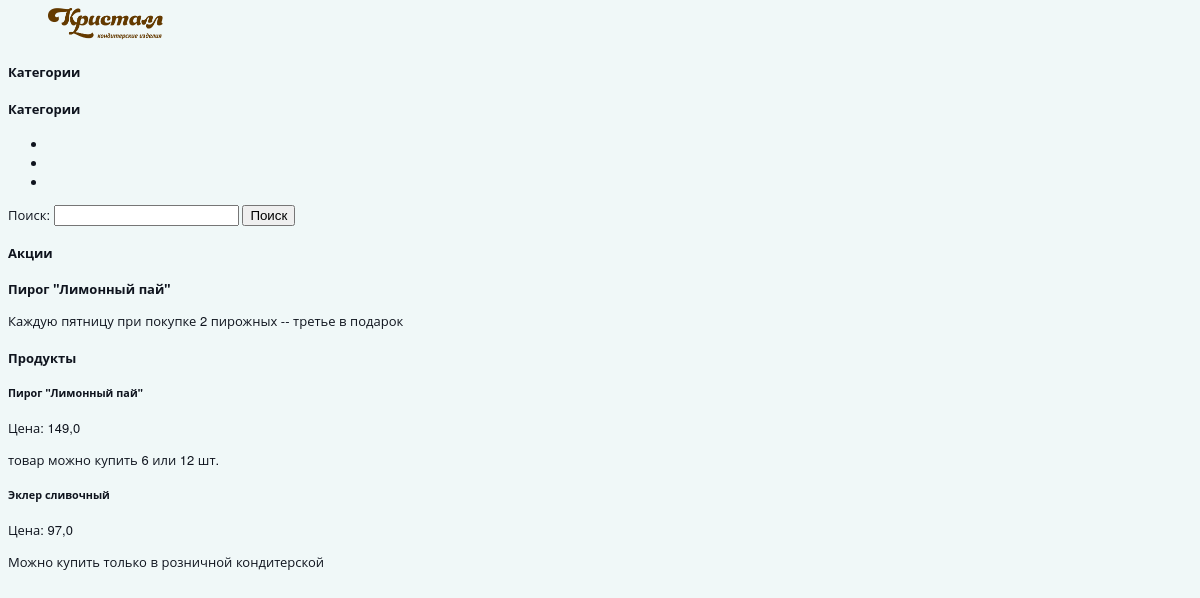
The app's page /main/catalog/ with its own data.
### crystal/apps/main/models.py (models this page shows, shortened)
class Promotion(models.Model):
    product = models.OneToOneField(Product, on_delete=models.CASCADE, related_name='promotion')
    description = models.TextField('Описание акции')
    class Meta:
        verbose_name = 'Акция'
        verbose_name_plural = 'Акции'

class Product(models.Model):
    title = models.CharField('Наименование', max_length=75)
    content = models.TextField('Описание продукта', null=True, blank=True)
    width = models.CharField('Вес', max_length=10, null=True)
    price = models.FloatField('Цена', null=True, blank=True)
    new_product = models.BooleanField('новинка', default = False)
    time_create = models.DateField('Дата создания',auto_now_add=True, db_index=True)
    time_update = models.DateField(auto_now=True)
    categorys = models.ForeignKey(Category, on_delete=models.SET_NULL, null=True, blank=True)
    image = models.ImageField('Изображение', upload_to='products/', null=True, blank=True)
    class Meta:
        verbose_name='Продукт'
        verbose_name_plural='Продукты'
        ordering = ['time_create', 'title'] # Сортируем сначала по дате и времени создания продукта, затем по имени

### crystal/apps/main/views.py (the view)
# urls.py: path('catalog/', catalog, name='catalog_url'),
def catalog(request):
    categories = Category.objects.all()
    products = Product.objects.all()
    promotions = Promotion.objects.filter(product__in=products)
    if 'query' in request.GET:
        form = ProductSearchForm(request.GET)
        if form.is_valid():
            query = form.cleaned_data['query']
            products = products.filter(title__icontains=query)
    else:
        form = ProductSearchForm()
    context = {
        'categories': categories,
        'products': products,
        'promotions': promotions,
        'form': form,
    }
    return render(request, 'catalog.html', context)

### crystal/apps/main/forms.py
class ProductSearchForm(forms.Form):
    query = forms.CharField(label='Поиск', max_length=100)

### crystal/apps/main/templates/catalog.html (shortened to what this page needs)
{% extends 'base.html' %}
{% block content %}
<div class="container">
    <div class="row">
        <div class="col-md-3">
            <h4>Категории</h4>
        </div>
 <div class="col-md-3">
   <h4>Категории</h4>
   <ul class="list-group">
       {% for category in categories %}
       <li class="list-group-item">
       </li>
       {% endfor %}
   </ul>
</div>
        <div class="col-md-9">
            <form method="get">
                {{ form.query.label }}: {{ form.query }}
                <button type="submit">Поиск</button>
            </form>
            <div class="promotions">
                <h4>Акции</h4>
                {% for promotion in promotions %}
                    <div class="promotion">
                        <strong>{{ promotion.product.title }}</strong>
                        <p>{{ promotion.description }}</p>
                    </div>
                {% endfor %}
            </div>
            <h4>Продукты</h4>
            <div class="products">
                {% for product in products %}
                    <div class="product">
                        <h5>{{ product.title }}</h5>
                        <p>Цена: {{ product.price }}</p>
                        <p>{{ product.content }}</p>
                    </div>
                {% endfor %}
            </div>
        </div>
    </div>
</div>
{% endblock %}

### crystal/apps/main/templates/base.html (shortened to what this page needs)
{% load static %}
<!DOCTYPE html>
<html lang="ru">
<head>
    <link href="{% static '/css/style.css'%}" rel="stylesheet" type="text/css" />
</head>
<body>
 {% block mainmenu %}
 <img class="logo" src= "{% static '/media/logo/logocrystal.png'%}"
        alt="что-то случилось и лого исчезло"/>
 {% endblock %}
{% block content %}
{% endblock %}
</body>
</html>

### static/css/style.css (style rules this page uses)
body { background-color: rgb(240, 248, 248); color: #0f141e; font-size: 13px; box-sizing: inherit; font-weight: normal; font-family: 'Helvetica Neue', 'Open Sans', 'sans-serif'; }
.logo { width: 120px; margin:auto; border-radius: 22px; padding-left: 40px; padding-top: 25; }
.container { max-width: 1350px; margin:auto; }

### records on screen
Promotion: product "Пирог \"Лимонный пай\"", description "Каждую пятницу при покупке 2 пирожных -- третье в подарок"
Product: title "Пирог \"Лимонный пай\"", price "149,0", content "товар можно купить 6 или 12 шт."
Product: title "Эклер сливочный", price "97,0", content "Можно купить только в розничной кондитерской"
